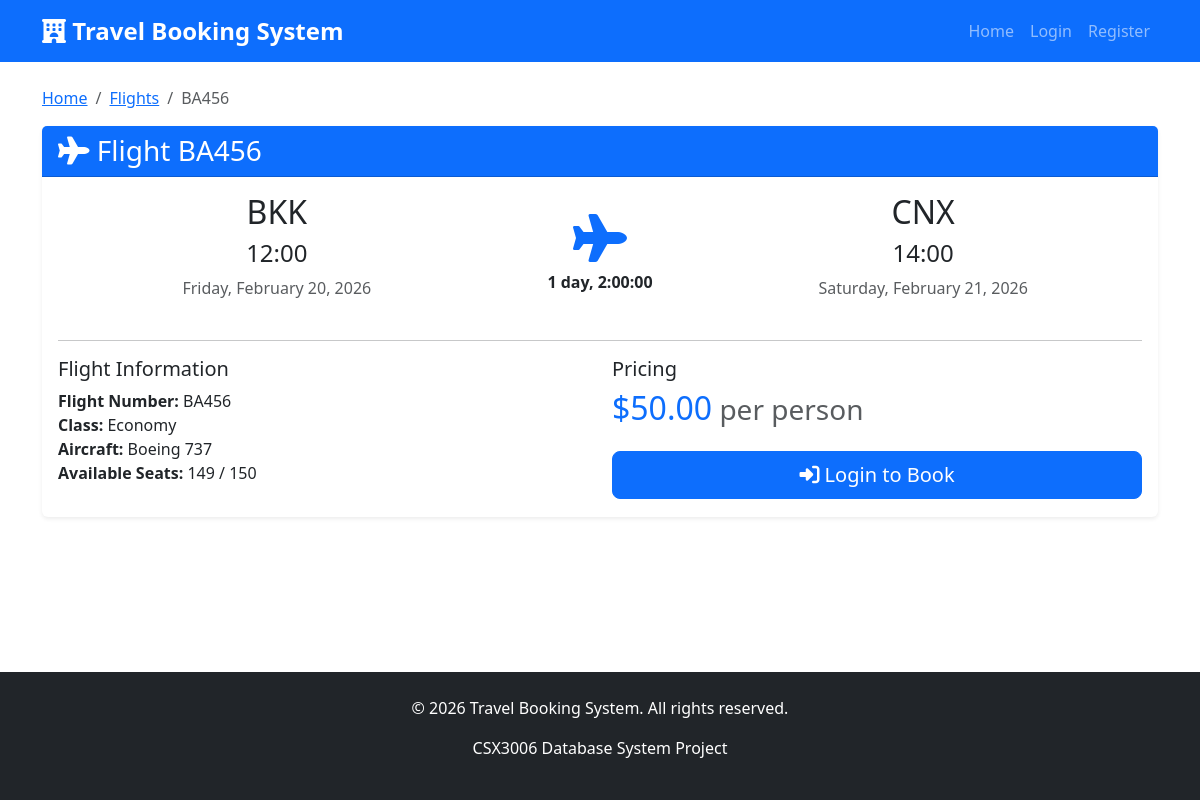
The page /bookings/flights/5/ on the database its author committed.
### partners/models.py (models this page shows, shortened)
class Flight(models.Model):
    partner = models.ForeignKey(
        Partner,
        on_delete=models.CASCADE,
        related_name='flights'
    )
    flight_number = models.CharField(
        max_length=20,
        unique=True,
        help_text='Unique flight number'
    )
    origin = models.CharField(
        max_length=100,
        help_text='Departure city/airport'
    )
    destination = models.CharField(
        max_length=100,
        help_text='Arrival city/airport'
    )
    departure_time = models.DateTimeField(
        help_text='Departure date and time'
    )
    arrival_time = models.DateTimeField(
        help_text='Arrival date and time'
    )
    price = models.DecimalField(
        max_digits=10,
        decimal_places=2,
        validators=[MinValueValidator(0)],
        help_text='Base price per seat'
    )
    seats_available = models.IntegerField(
        validators=[MinValueValidator(0)],
        default=150,
        help_text='Number of seats available'
    )
    total_seats = models.IntegerField(
        validators=[MinValueValidator(1)],
        default=150,
        help_text='Total number of seats'
    )
    aircraft_type = models.CharField(
        max_length=100,
        blank=True,
        null=True,
        help_text='Type of aircraft'
    )
    airline_logo = models.ImageField(
        upload_to='airlines/',
        blank=True,
        null=True
    )
    class_type = models.CharField(
        max_length=50,
        default='Economy',
        help_text='Class type (Economy, Business, First Class)'
    )
    is_active = models.BooleanField(
        default=True,
        help_text='Whether the flight is available for booking'
    )
    created_at = models.DateTimeField(auto_now_add=True)
    updated_at = models.DateTimeField(auto_now=True)
    class Meta:
        verbose_name = 'Flight'
        verbose_name_plural = 'Flights'
        ordering = ['departure_time']
    @property
    def duration(self):
        return self.arrival_time - self.departure_time

### bookings/views.py (the view)
# urls.py: path('flights/<int:flight_id>/', views.flight_detail, name='flight_detail'),
def flight_detail(request, flight_id):
    flight = get_object_or_404(Flight, id=flight_id, is_active=True)
    context = {
        'flight': flight,
    }
    return render(request, 'bookings/flights/detail.html', context)

### templates/bookings/flights/detail.html (shortened to what this page needs)
{% extends 'base.html' %}
{% block content %}
<div class="container">
    <nav aria-label="breadcrumb">
        <ol class="breadcrumb">
            <li class="breadcrumb-item"><a href="{% url 'home' %}">Home</a></li>
            <li class="breadcrumb-item"><a href="{% url 'bookings:flight_search' %}">Flights</a></li>
            <li class="breadcrumb-item active">{{ flight.flight_number }}</li>
        </ol>
    </nav>
    <div class="card">
        <div class="card-header bg-primary text-white">
            <h3 class="mb-0">
                <i class="fas fa-plane"></i> Flight {{ flight.flight_number }}
            </h3>
        </div>
        <div class="card-body">
            <div class="row mb-4">
                <div class="col-md-5 text-center">
                    <h2>{{ flight.origin }}</h2>
                    <h4>{{ flight.departure_time|date:"H:i" }}</h4>
                    <p class="text-muted">{{ flight.departure_time|date:"l, F d, Y" }}</p>
                </div>
                <div class="col-md-2 text-center d-flex flex-column justify-content-center">
                    <i class="fas fa-plane fa-3x text-primary mb-2"></i>
                    <p class="mb-0"><strong>{{ flight.duration }}</strong></p>
                </div>
                <div class="col-md-5 text-center">
                    <h2>{{ flight.destination }}</h2>
                    <h4>{{ flight.arrival_time|date:"H:i" }}</h4>
                    <p class="text-muted">{{ flight.arrival_time|date:"l, F d, Y" }}</p>
                </div>
            </div>
            <hr>
            <div class="row">
                <div class="col-md-6">
                    <h5>Flight Information</h5>
                    <ul class="list-unstyled">
                        <li><strong>Flight Number:</strong> {{ flight.flight_number }}</li>
                        <li><strong>Class:</strong> {{ flight.class_type }}</li>
                        {% if flight.aircraft_type %}
                            <li><strong>Aircraft:</strong> {{ flight.aircraft_type }}</li>
                        {% endif %}
                        <li><strong>Available Seats:</strong> {{ flight.seats_available }} / {{ flight.total_seats }}</li>
                    </ul>
                </div>
                <div class="col-md-6">
                    <h5>Pricing</h5>
                    <h2 class="text-primary">${{ flight.price }}<small class="text-muted"> per person</small></h2>
                    <div class="mt-4">
                        {% if user.is_authenticated %}
                            <a href="{% url 'bookings:flight_booking_create' flight.id %}" class="btn btn-success btn-lg w-100">
                                <i class="fas fa-calendar-check"></i> Book This Flight
                            </a>
                        {% else %}
                            <a href="{% url 'accounts:login' %}?next={{ request.path }}" class="btn btn-primary btn-lg w-100">
                                <i class="fas fa-sign-in-alt"></i> Login to Book
                            </a>
                        {% endif %}
                    </div>
                </div>
            </div>
        </div>
    </div>
</div>
{% endblock %}

### static/css/style.css (style rules this page uses)
:root { --primary-color: #0d6efd; --secondary-color: #6c757d; --success-color: #198754; --danger-color: #dc3545; --warning-color: #ffc107; --info-color: #0dcaf0; }
body { font-family: 'Segoe UI', Tahoma, Geneva, Verdana, sans-serif; min-height: 100vh; display: flex; flex-direction: column; }
.card { transition: transform 0.2s; border: none; box-shadow: 0 0.125rem 0.25rem rgba(0,0,0,0.075); }
.btn { transition: all 0.3s; }

### rows shown on the page
Flight: flight_number "BA456", origin "BKK", departure_time "12:00", departure_time "Friday, February 20, 2026", duration "1 day, 2:00:00", destination "CNX", arrival_time "14:00", arrival_time "Saturday, February 21, 2026", class_type "Economy", aircraft_type "Boeing 737", seats_available "149", total_seats "150", price "50.00"
